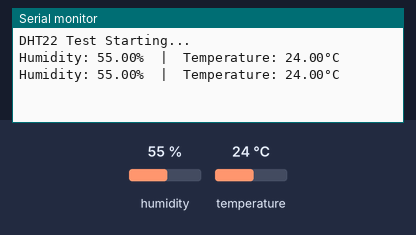
The sketch below on a simulated Arduino Uno, built with avr-gcc and run on an emulated ATmega328P. Shown: the last lines printed to the serial monitor. Inputs (shaded band) come from the test bench; at power-on: humidity 55 %, temperature 24 °C.

Above: at 4.8 s.
4.9 s: humidity set to 22 %
At 6.5 s:
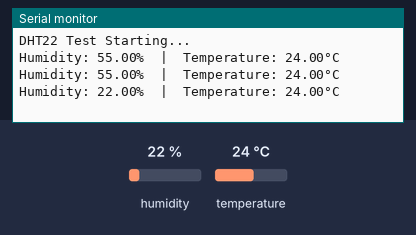
7.9 s: temperature set to 12 °C
At 9.5 s:
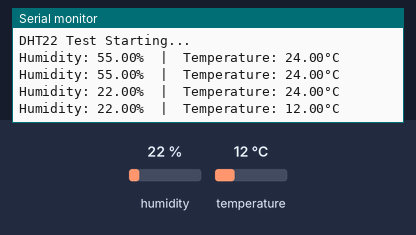
10.9 s: humidity set to 40 %
At 13.0 s:
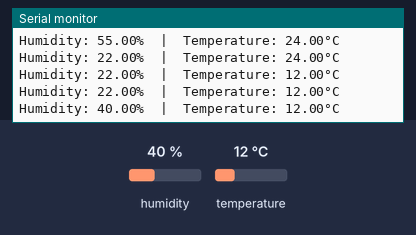
Timing chart, 0 to 14.5 s (numbered marks = the images above; inputs shaded):
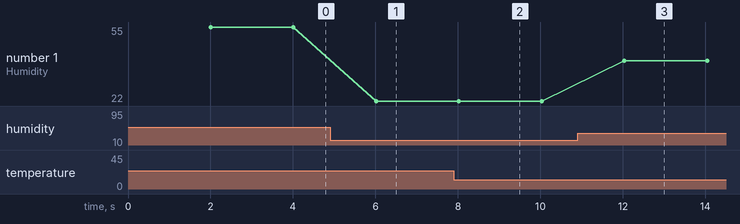

The sketch:

testcodeDHT22.ino
```cpp
#include "DHT.h"

#define DHTPIN 4     // Digital pin connected to the DHT sensor
#define DHTTYPE DHT22   // We are using the DHT22

DHT dht(DHTPIN, DHTTYPE);

void setup() {
  Serial.begin(115200);
  Serial.println(F("DHT22 Test Starting..."));
  dht.begin();
}

void loop() {
  // Wait a few seconds between measurements
  delay(2000);

  float h = dht.readHumidity();
  float t = dht.readTemperature(); // Read temperature as Celsius

  // Check if any reads failed
  if (isnan(h) || isnan(t)) {
    Serial.println(F("Error: Failed to read from DHT sensor! Check your wiring."));
    return;
  }

  Serial.print(F("Humidity: "));
  Serial.print(h);
  Serial.print(F("%  |  Temperature: "));
  Serial.print(t);
  Serial.println(F("°C"));
}
```

Measured:
- after the input at 4.9 s, the serial monitor: prints a new line after 1.1 s (image 1)
- after the input at 7.9 s, the serial monitor: prints a new line after 0.13 s (image 2)
- after the input at 10.9 s, the serial monitor: prints a new line after 1.1 s (image 3)
- plotted number 1: 55 → 22 after the input at 4.9 s, 22 → 40 after the input at 10.9 s
